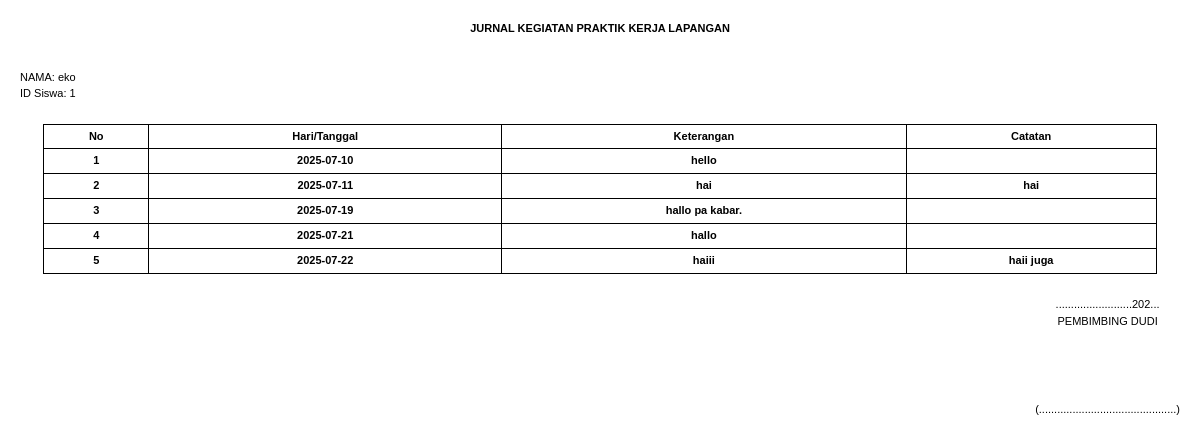
The app's page /pages/laporan/doc_jr.php?id_siswa=1 with its own data.
### tables this page shows
CREATE TABLE `siswa` (
  `id_siswa` int(11) NOT NULL,
  `nis` varchar(15) NOT NULL,
  `nisn` varchar(15) NOT NULL,
  `nama_siswa` varchar(50) NOT NULL,
  `no_wa` varchar(20) NOT NULL,
  `kelas` varchar(10) NOT NULL,
  `pro_keahlian` varchar(20) NOT NULL,
  `TTL` varchar(100) NOT NULL,
  `id_sekolah` int(11) NOT NULL,
  `id_perusahaan` int(11) NOT NULL,
  `tanggal_mulai` date NOT NULL,
  `tanggal_selesai` date NOT NULL,
  `id_pembimbing` int(11) NOT NULL,
  `id_guru` int(11) NOT NULL,
  `username` varchar(20) NOT NULL,
  `password` varchar(20) NOT NULL
);

CREATE TABLE `jurnal` (
  `id_jurnal` int(11) NOT NULL,
  `tanggal` date NOT NULL,
  `keterangan` text NOT NULL,
  `id_siswa` int(11) NOT NULL
);

CREATE TABLE `catatan` (
  `id_catatan` int(11) NOT NULL,
  `id_pembimbing` int(11) NOT NULL,
  `catatan` text NOT NULL,
  `id_jurnal` int(11) NOT NULL,
  `tanggal` date NOT NULL
);

### pages/laporan/doc_jr.php (the view, shortened to what this page needs)
<?php
include('../../koneksi.php');
$id_siswa = $_GET['id_siswa'] ?? null;
$query_siswa = "
    SELECT
        s.nama_siswa,
        s.id_siswa
    FROM
        siswa s
    WHERE
        s.id_siswa = ?
";
$stmt_siswa = $coneksi->prepare($query_siswa);
$stmt_siswa->bind_param("i", $id_siswa);
$stmt_siswa->execute();
$result_siswa = $stmt_siswa->get_result();
if ($result_siswa->num_rows > 0) {
    $data_siswa = $result_siswa->fetch_assoc();
    $nama_siswa = htmlspecialchars($data_siswa['nama_siswa']);
    $id_siswa = htmlspecialchars($data_siswa['id_siswa']);
} else {
    echo "Data siswa tidak ditemukan.";
    exit();
}
$query_jurnal = "
    SELECT
        j.tanggal,
        j.keterangan,
        c.catatan  -- Mengambil isi_catatan dari tabel catatan
    FROM
        jurnal j
    LEFT JOIN
        catatan c ON j.id_jurnal = c.id_jurnal  -- Pastikan ada relasi yang benar
    WHERE
        j.id_siswa = ?
    ORDER BY j.tanggal
";
$stmt_jurnal = $coneksi->prepare($query_jurnal);
$stmt_jurnal->bind_param("i", $id_siswa);
$stmt_jurnal->execute();
$result_jurnal = $stmt_jurnal->get_result();
$jurnal_data = [];
while ($row = $result_jurnal->fetch_assoc()) {
    $jurnal_data[] = $row;
}
?>
<!DOCTYPE html>
<html lang="en">
<head>
    <script src="https://cdn.tailwindcss.com"></script>
</head>
<body>
    <div class="printable">
        <tabel>
            <tr>
            <div class="text-center mb-8">
                <h1 class="font-bold style9">JURNAL KEGIATAN PRAKTIK KERJA LAPANGAN</h1>
            </div>
            </tr>
            <tr>
            <div class="style9">
                <td>NAMA: <?php echo $nama_siswa; ?></td><br>
                <td>ID Siswa: <?php echo $id_siswa; ?></td>
            </div>
            </tr>
        </tabel>
        <table width="96%" border="1" align="center" cellpadding="3" cellspacing="0" class="style9">
            <thead>
                <tr>
                <td>&nbsp;</td>
                <td>&nbsp;</td>
                </tr>
                <tr>
                    <th class="left bottom top">No</th>
                    <th class="left bottom top">Hari/Tanggal</th>
                    <th class="left bottom top">Keterangan</th>
                    <th class="left bottom top right">Catatan</th>
                </tr>
            </thead>
            <tbody>
                <?php
                $no = 1;
                foreach ($jurnal_data as $record) {
                    echo "<tr height='25' class='style27'>
                        <td class='top bottom left text-center'>{$no}</td>
                        <td class='top bottom left text-center'>" . $record['tanggal'] . "</td>
                        <td class='top bottom left text-center'>" . $record['keterangan'] . "</td>
                        <td class='top bottom left right text-center'>" . $record['catatan'] . "</td>
                    </tr>";
                    $no++;
                }
                ?>
                <tr>
                <td>&nbsp;</td>
                <td>&nbsp;</td>
                </tr>
            </tbody>
        </table>
        <div class="flex justify-end items-center mb-8">
            <div class="text-center">
                <div class="style9">.........................202...</div>
                <div class="style9">PEMBIMBING DUDI</div>
            <div class=""></div><br><br><br>
            <div class="style9">(.............................................)</div>
        </div>
    </div>
</body>
</html>

### pages/laporan/doc_jr.php (style rules this page uses)
.printable { margin: 20px; }
.style9 { font-family: Verdana, Arial, Helvetica, sans-serif; font-size: 11px; }
.top { border-top: 1px solid #000000; }
.bottom { border-bottom: 1px solid #000000; }
.left { border-left: 1px solid #000000; }
.right { border-right: 1px solid #000000; }
.style27 { font-family: Verdana, Arial, Helvetica, sans-serif; font-size: 11px; font-weight: bold; }

### records on screen
siswa: nama_siswa "eko", id_siswa "1"
jurnal: tanggal "2025-07-10", keterangan "hello"
catatan: id_jurnal.tanggal "2025-07-11", id_jurnal.keterangan "hai", catatan "hai"
jurnal: tanggal "2025-07-19", keterangan "hallo pa kabar."
jurnal: tanggal "2025-07-21", keterangan "hallo"
catatan: id_jurnal.tanggal "2025-07-22", id_jurnal.keterangan "haiii", catatan "haii juga"
